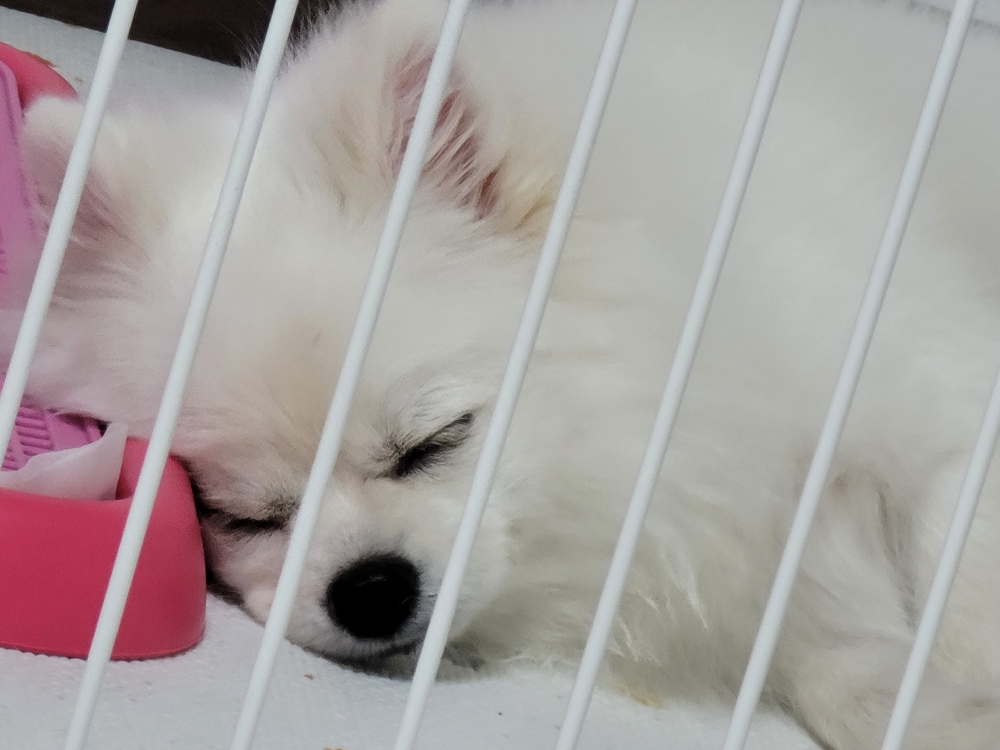
#> input picture workspace_python/HelloPython/day13/image/KakaoTalk_20210325_113630664_09.jpg, 4000 x 3000 px (shown at 1/4 size)
$ python Mycv05.py
#> lines starting #> are read from the running program, lines starting #| are printed output that depends on the picture
import cv2

# 사이즈 조절
img = cv2.imread("image/KakaoTalk_20210325_113630664_09.jpg")
#> img is the input picture: shape (3000, 4000, 3); mean B, G, R 159.6, 161, 168.2
print("img.shape = {0}".format(img.shape))
#| img.shape = (3000, 4000, 3)

resize_img = cv2.resize(img, (500, 500))
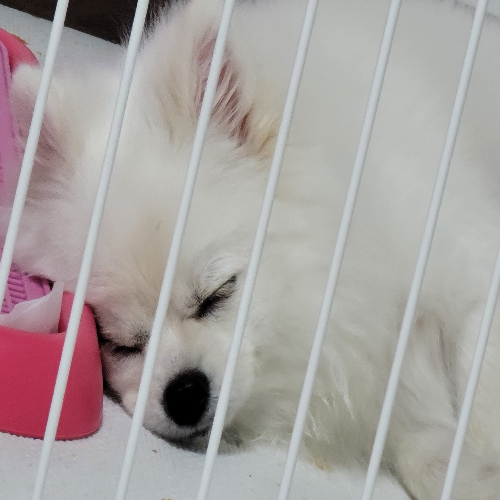
#> resize_img: shape (500, 500, 3); mean B, G, R 159.8, 161.2, 168.3
print("resize_img.shape = {0}".format(resize_img.shape))
#| resize_img.shape = (500, 500, 3)

cv2.imshow("img", img)
cv2.imshow("resize img", resize_img)
cv2.waitKey()

# 출력
# img.shape = (360, 480, 3)
# resize_img.shape = (300, 300, 3)ㅍ

$ run again, with workspace_python/HelloPython/day13/image/KakaoTalk_20210325_113630664_05.jpg copied over workspace_python/HelloPython/day13/image/KakaoTalk_20210325_113630664_09.jpg
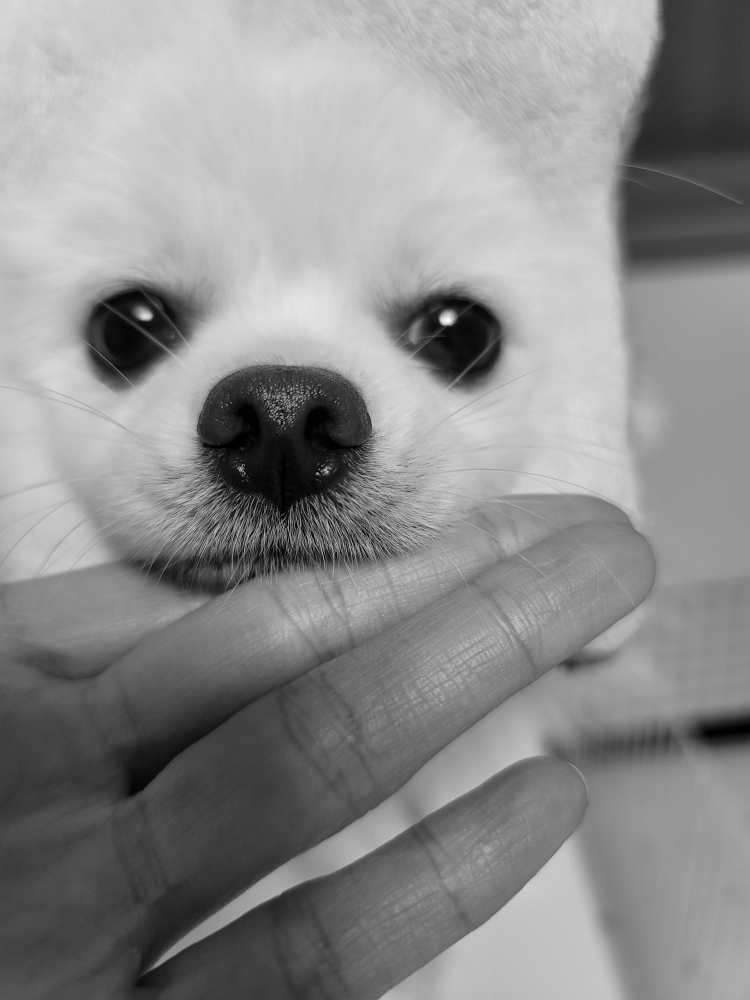
#> input picture workspace_python/HelloPython/day13/image/KakaoTalk_20210325_113630664_05.jpg, 3000 x 4000 px (shown at 1/4 size)
#> img is the input picture: shape (4000, 3000, 3); min 0, max 250, mean 140.9
#| img.shape = (4000, 3000, 3)
#> `resize_img = cv2.resize(img, (500, 500))`:
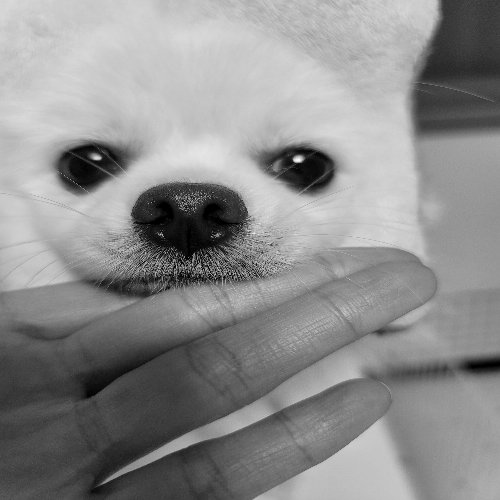
#> resize_img: shape (500, 500, 3); min 0, max 246, mean 141.1
#| resize_img.shape = (500, 500, 3)

$ run again, with workspace_python/HelloPython/day13/image/KakaoTalk_20210325_113630664_06.jpg copied over workspace_python/HelloPython/day13/image/KakaoTalk_20210325_113630664_09.jpg
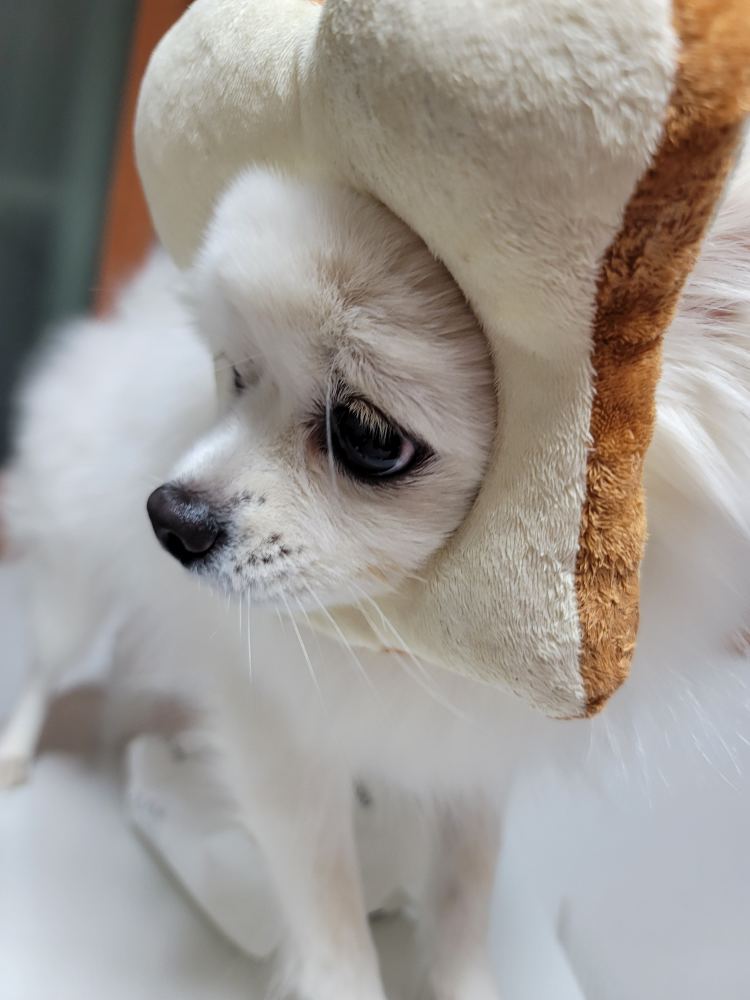
#> input picture workspace_python/HelloPython/day13/image/KakaoTalk_20210325_113630664_06.jpg, 3000 x 4000 px (shown at 1/4 size)
#> img is the input picture: shape (4000, 3000, 3); mean B, G, R 147, 152.5, 158
#| img.shape = (4000, 3000, 3)
#> `resize_img = cv2.resize(img, (500, 500))`:
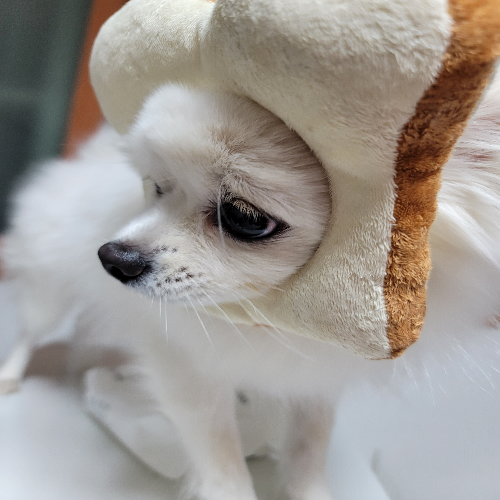
#> resize_img: shape (500, 500, 3); mean B, G, R 147.2, 152.7, 158.2
#| resize_img.shape = (500, 500, 3)

$ run again, with workspace_python/HelloPython/day13/image/KakaoTalk_20210325_113630664_13.jpg copied over workspace_python/HelloPython/day13/image/KakaoTalk_20210325_113630664_09.jpg
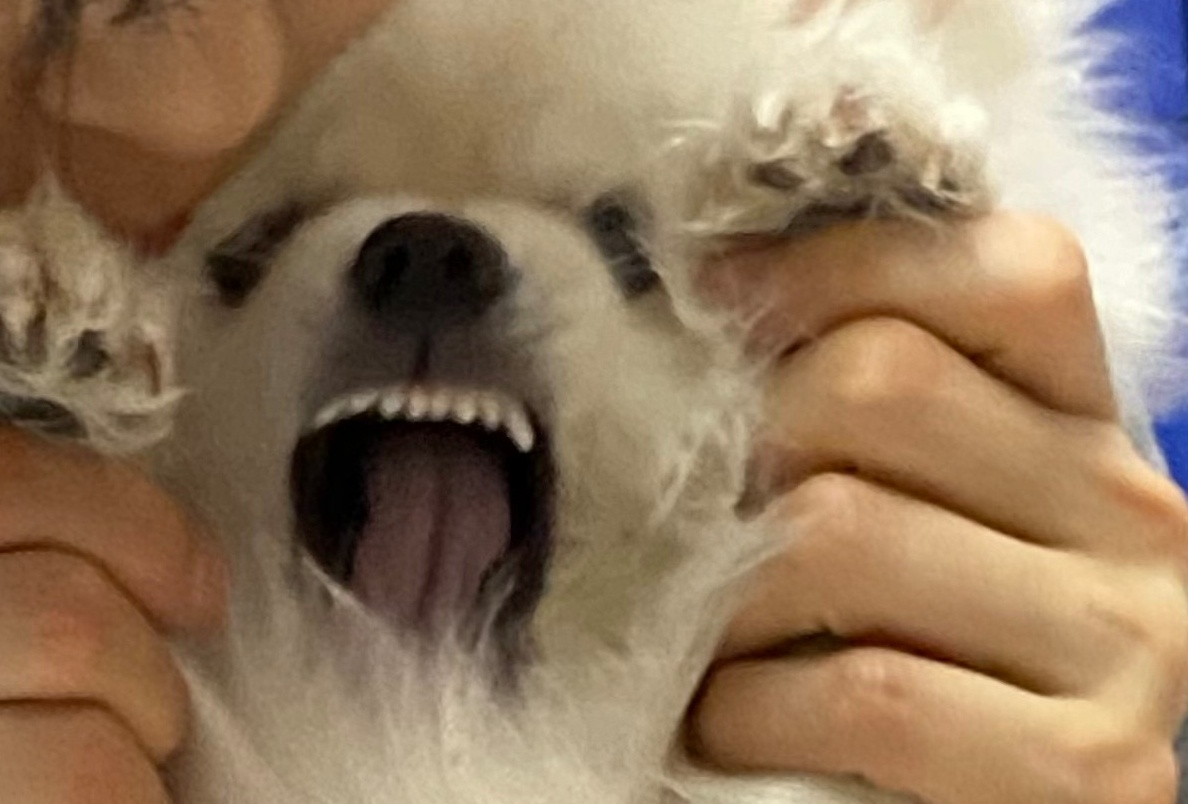
#> input picture workspace_python/HelloPython/day13/image/KakaoTalk_20210325_113630664_13.jpg, 1188 x 804 px
#> img is the input picture: shape (804, 1188, 3); mean B, G, R 93.4, 120.3, 145.5
#| img.shape = (804, 1188, 3)
#> `resize_img = cv2.resize(img, (500, 500))`:
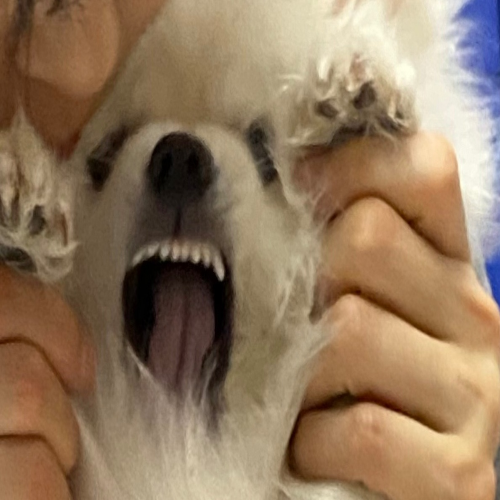
#> resize_img: shape (500, 500, 3); mean B, G, R 93.3, 120.2, 145.4
#| resize_img.shape = (500, 500, 3)
